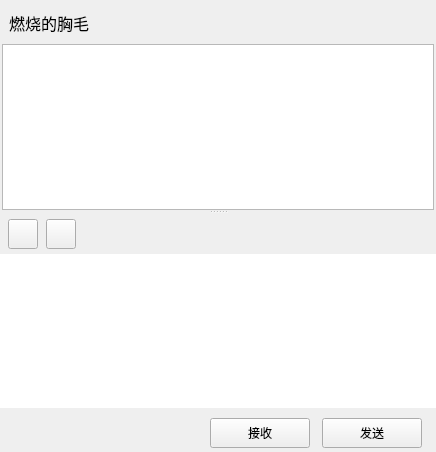
<?xml version="1.0" encoding="UTF-8"?>
<ui version="4.0">
 <class>ChatPage</class>
 <widget class="QWidget" name="ChatPage">
  <property name="geometry">
   <rect>
    <x>0</x>
    <y>0</y>
    <width>436</width>
    <height>452</height>
   </rect>
  </property>
  <property name="windowTitle">
   <string>Form</string>
  </property>
  <layout class="QVBoxLayout" name="verticalLayout">
   <property name="spacing">
    <number>0</number>
   </property>
   <property name="leftMargin">
    <number>0</number>
   </property>
   <property name="topMargin">
    <number>0</number>
   </property>
   <property name="rightMargin">
    <number>0</number>
   </property>
   <property name="bottomMargin">
    <number>0</number>
   </property>
   <item>
    <widget class="QWidget" name="title_wid" native="true">
     <property name="sizePolicy">
      <sizepolicy hsizetype="Preferred" vsizetype="Fixed">
       <horstretch>0</horstretch>
       <verstretch>0</verstretch>
      </sizepolicy>
     </property>
     <property name="minimumSize">
      <size>
       <width>0</width>
       <height>0</height>
      </size>
     </property>
     <property name="maximumSize">
      <size>
       <width>16777215</width>
       <height>60</height>
      </size>
     </property>
     <layout class="QVBoxLayout" name="verticalLayout_6">
      <property name="spacing">
       <number>0</number>
      </property>
      <property name="leftMargin">
       <number>0</number>
      </property>
      <property name="topMargin">
       <number>2</number>
      </property>
      <property name="rightMargin">
       <number>0</number>
      </property>
      <property name="bottomMargin">
       <number>0</number>
      </property>
      <item>
       <widget class="QWidget" name="widget_5" native="true">
        <property name="minimumSize">
         <size>
          <width>0</width>
          <height>15</height>
         </size>
        </property>
        <layout class="QHBoxLayout" name="horizontalLayout_3">
         <item>
          <widget class="QLabel" name="Lab_Title">
           <property name="font">
            <font>
             <family>Microsoft YaHei</family>
             <pointsize>12</pointsize>
             <weight>50</weight>
             <bold>false</bold>
            </font>
           </property>
           <property name="text">
            <string>燃烧的胸毛</string>
           </property>
          </widget>
         </item>
        </layout>
       </widget>
      </item>
     </layout>
    </widget>
   </item>
   <item>
    <widget class="QSplitter" name="splitter">
     <property name="lineWidth">
      <number>0</number>
     </property>
     <property name="orientation">
      <enum>Qt::Vertical</enum>
     </property>
     <property name="childrenCollapsible">
      <bool>false</bool>
     </property>
     <widget class="QWidget" name="data_wid" native="true">
      <property name="sizePolicy">
       <sizepolicy hsizetype="Preferred" vsizetype="Expanding">
        <horstretch>0</horstretch>
        <verstretch>0</verstretch>
       </sizepolicy>
      </property>
      <property name="minimumSize">
       <size>
        <width>0</width>
        <height>0</height>
       </size>
      </property>
      <property name="maximumSize">
       <size>
        <width>16777215</width>
        <height>65536</height>
       </size>
      </property>
      <layout class="QVBoxLayout" name="verticalLayout_3">
       <property name="leftMargin">
        <number>2</number>
       </property>
       <property name="topMargin">
        <number>0</number>
       </property>
       <property name="rightMargin">
        <number>2</number>
       </property>
       <property name="bottomMargin">
        <number>0</number>
       </property>
       <item>
        <widget class="QListWidget" name="listWidget"/>
       </item>
      </layout>
     </widget>
     <widget class="QWidget" name="wgt_input" native="true">
      <property name="minimumSize">
       <size>
        <width>0</width>
        <height>150</height>
       </size>
      </property>
      <property name="maximumSize">
       <size>
        <width>16777215</width>
        <height>350</height>
       </size>
      </property>
      <layout class="QVBoxLayout" name="verticalLayout_2">
       <property name="spacing">
        <number>0</number>
       </property>
       <property name="leftMargin">
        <number>0</number>
       </property>
       <property name="topMargin">
        <number>0</number>
       </property>
       <property name="rightMargin">
        <number>0</number>
       </property>
       <property name="bottomMargin">
        <number>4</number>
       </property>
       <item>
        <widget class="QWidget" name="tool_wid" native="true">
         <property name="sizePolicy">
          <sizepolicy hsizetype="Preferred" vsizetype="Fixed">
           <horstretch>0</horstretch>
           <verstretch>0</verstretch>
          </sizepolicy>
         </property>
         <property name="minimumSize">
          <size>
           <width>0</width>
           <height>40</height>
          </size>
         </property>
         <property name="maximumSize">
          <size>
           <width>16777215</width>
           <height>40</height>
          </size>
         </property>
         <layout class="QHBoxLayout" name="horizontalLayout_5">
          <property name="spacing">
           <number>0</number>
          </property>
          <property name="leftMargin">
           <number>0</number>
          </property>
          <property name="topMargin">
           <number>0</number>
          </property>
          <property name="rightMargin">
           <number>0</number>
          </property>
          <property name="bottomMargin">
           <number>0</number>
          </property>
          <item>
           <spacer name="horizontalSpacer">
            <property name="orientation">
             <enum>Qt::Horizontal</enum>
            </property>
            <property name="sizeType">
             <enum>QSizePolicy::Fixed</enum>
            </property>
            <property name="sizeHint" stdset="0">
             <size>
              <width>8</width>
              <height>20</height>
             </size>
            </property>
           </spacer>
          </item>
          <item>
           <widget class="QPushButton" name="Btn_Emoj">
            <property name="minimumSize">
             <size>
              <width>30</width>
              <height>30</height>
             </size>
            </property>
            <property name="maximumSize">
             <size>
              <width>30</width>
              <height>30</height>
             </size>
            </property>
            <property name="text">
             <string/>
            </property>
            <property name="icon">
             <iconset resource="../Assets.qrc">
              <normaloff>:/Skin/Image/Emoj.png</normaloff>:/Skin/Image/Emoj.png</iconset>
            </property>
            <property name="iconSize">
             <size>
              <width>22</width>
              <height>22</height>
             </size>
            </property>
           </widget>
          </item>
          <item>
           <spacer name="horizontalSpacer_6">
            <property name="orientation">
             <enum>Qt::Horizontal</enum>
            </property>
            <property name="sizeType">
             <enum>QSizePolicy::Fixed</enum>
            </property>
            <property name="sizeHint" stdset="0">
             <size>
              <width>8</width>
              <height>20</height>
             </size>
            </property>
           </spacer>
          </item>
          <item>
           <widget class="QPushButton" name="Btn_File">
            <property name="minimumSize">
             <size>
              <width>30</width>
              <height>30</height>
             </size>
            </property>
            <property name="maximumSize">
             <size>
              <width>30</width>
              <height>30</height>
             </size>
            </property>
            <property name="text">
             <string/>
            </property>
            <property name="icon">
             <iconset resource="../Assets.qrc">
              <normaloff>:/Skin/Image/File.png</normaloff>:/Skin/Image/File.png</iconset>
            </property>
            <property name="iconSize">
             <size>
              <width>27</width>
              <height>27</height>
             </size>
            </property>
           </widget>
          </item>
          <item>
           <spacer name="horizontalSpacer_5">
            <property name="orientation">
             <enum>Qt::Horizontal</enum>
            </property>
            <property name="sizeHint" stdset="0">
             <size>
              <width>40</width>
              <height>20</height>
             </size>
            </property>
           </spacer>
          </item>
         </layout>
        </widget>
       </item>
       <item>
        <widget class="QTextEdit" name="Edt_Chat">
         <property name="sizePolicy">
          <sizepolicy hsizetype="Expanding" vsizetype="Preferred">
           <horstretch>0</horstretch>
           <verstretch>0</verstretch>
          </sizepolicy>
         </property>
         <property name="minimumSize">
          <size>
           <width>0</width>
           <height>100</height>
          </size>
         </property>
         <property name="maximumSize">
          <size>
           <width>16777215</width>
           <height>350</height>
          </size>
         </property>
         <property name="frameShape">
          <enum>QFrame::NoFrame</enum>
         </property>
         <property name="lineWidth">
          <number>1</number>
         </property>
        </widget>
       </item>
       <item>
        <widget class="QWidget" name="send_wid" native="true">
         <property name="minimumSize">
          <size>
           <width>0</width>
           <height>40</height>
          </size>
         </property>
         <property name="maximumSize">
          <size>
           <width>16777215</width>
           <height>40</height>
          </size>
         </property>
         <layout class="QHBoxLayout" name="horizontalLayout_4">
          <property name="spacing">
           <number>2</number>
          </property>
          <property name="leftMargin">
           <number>0</number>
          </property>
          <property name="topMargin">
           <number>10</number>
          </property>
          <property name="bottomMargin">
           <number>0</number>
          </property>
          <item>
           <spacer name="horizontalSpacer_2">
            <property name="orientation">
             <enum>Qt::Horizontal</enum>
            </property>
            <property name="sizeHint" stdset="0">
             <size>
              <width>36</width>
              <height>20</height>
             </size>
            </property>
           </spacer>
          </item>
          <item>
           <widget class="QPushButton" name="Btn_Recive">
            <property name="minimumSize">
             <size>
              <width>100</width>
              <height>30</height>
             </size>
            </property>
            <property name="maximumSize">
             <size>
              <width>100</width>
              <height>30</height>
             </size>
            </property>
            <property name="text">
             <string>接收</string>
            </property>
           </widget>
          </item>
          <item>
           <spacer name="horizontalSpacer_3">
            <property name="orientation">
             <enum>Qt::Horizontal</enum>
            </property>
            <property name="sizeType">
             <enum>QSizePolicy::Fixed</enum>
            </property>
            <property name="sizeHint" stdset="0">
             <size>
              <width>10</width>
              <height>20</height>
             </size>
            </property>
           </spacer>
          </item>
          <item>
           <widget class="QPushButton" name="Btn_Send">
            <property name="minimumSize">
             <size>
              <width>100</width>
              <height>30</height>
             </size>
            </property>
            <property name="maximumSize">
             <size>
              <width>100</width>
              <height>30</height>
             </size>
            </property>
            <property name="text">
             <string>发送</string>
            </property>
           </widget>
          </item>
          <item>
           <spacer name="horizontalSpacer_4">
            <property name="orientation">
             <enum>Qt::Horizontal</enum>
            </property>
            <property name="sizeType">
             <enum>QSizePolicy::Fixed</enum>
            </property>
            <property name="sizeHint" stdset="0">
             <size>
              <width>5</width>
              <height>20</height>
             </size>
            </property>
           </spacer>
          </item>
         </layout>
        </widget>
       </item>
      </layout>
     </widget>
    </widget>
   </item>
  </layout>
 </widget>
 <resources>
  <include location="../Assets.qrc"/>
 </resources>
 <connections/>
</ui>
